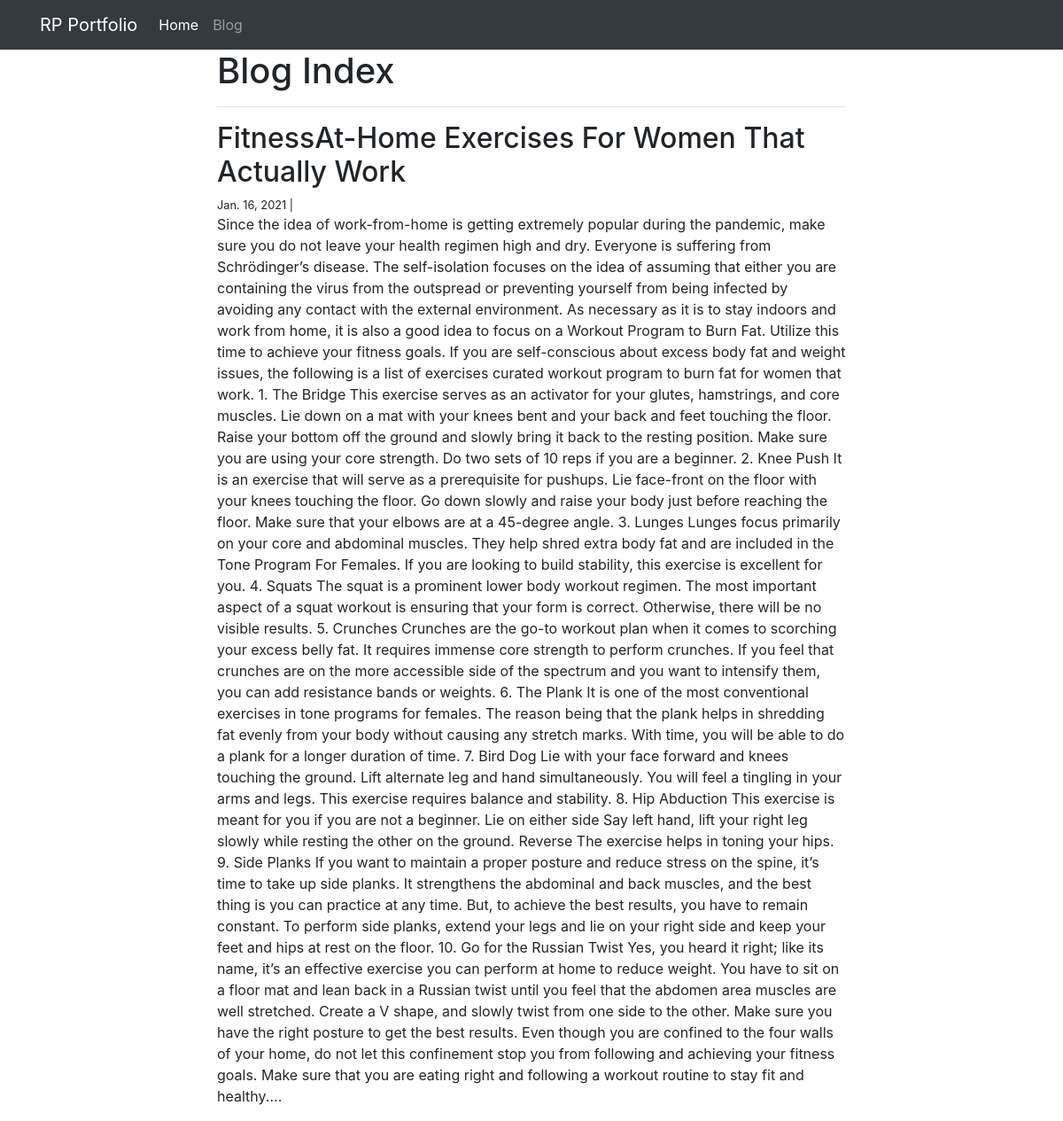
The app's page /blog/2/ with its own data.
### blog/models.py (models this page shows, shortened)
class Post(models.Model):
    title = models.CharField(max_length = 100)
    body = models.TextField()
    created_on = models.DateTimeField(auto_now_add =True)
    modified_on = models.DateTimeField(auto_now = True)
    categories = models.ManyToManyField('Category', related_name = "posts")

### blog/views.py (the view)
# urls.py: path('<int:id>/', views.blog_detail, name= "blog_detail"),
def blog_detail(request, id):
    post = Post.objects.get(pk = id)
    comments = Comment.objects.filter(post=post)
    data= {
        'post': post,
        'comments':comments,
    }
    return render(request, 'blogs/blog_detail.html', data)

### templates/blogs/blog_detail.html
{% extends "base.html" %}
{% block content %}
<div class="col-md-8 offset-md-2">
    <h1>Blog Index</h1>
    <hr>
    <h2>{{ post.title }}</h2>
    <small>
        {{ post.created_on.date }} |&nbsp;
    </small>
    <p>{{ post.body}}...</p>
</div>
{% endblock %}

### records on screen
Post: title "FitnessAt-Home Exercises For Women That Actually Work", created_on "Jan. 16, 2021", body "Since the idea of work-from-home is getting extremely popular during the pandemic, make sure you do not leave your health regimen high and dry. Everyone is suffering from Schrödinger’s disease. The self-isolation focuses on the idea of assuming that either you are containing the virus from the outspread or preventing yourself from being infected by avoiding any contact with the external environment. As necessary as it is to stay indoors and work from home, it is also a good idea to focus on a Workout Program to Burn Fat. Utilize this time to achieve your fitness goals. If you are self-conscious about excess body fat and weight issues, the following is a list of exercises curated workout…"
